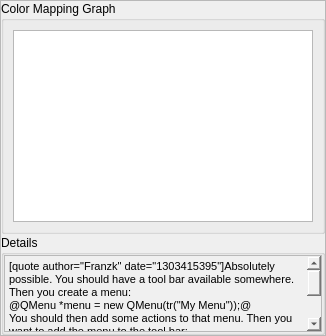
         <widget class="QFrame" name="frame_7">
          <property name="frameShape">
           <enum>QFrame::StyledPanel</enum>
          </property>
          <property name="frameShadow">
           <enum>QFrame::Raised</enum>
          </property>
          <layout class="QGridLayout" name="gridLayout_26">
           <property name="leftMargin">
            <number>0</number>
           </property>
           <property name="topMargin">
            <number>0</number>
           </property>
           <property name="rightMargin">
            <number>0</number>
           </property>
           <property name="bottomMargin">
            <number>0</number>
           </property>
           <property name="spacing">
            <number>1</number>
           </property>
           <item row="1" column="0">
            <widget class="QGroupBox" name="groupBox_21">
             <property name="minimumSize">
              <size>
               <width>0</width>
               <height>100</height>
              </size>
             </property>
             <property name="maximumSize">
              <size>
               <width>16777215</width>
               <height>100</height>
              </size>
             </property>
             <property name="title">
              <string>Details</string>
             </property>
             <layout class="QGridLayout" name="gridLayout_27">
              <property name="leftMargin">
               <number>0</number>
              </property>
              <property name="topMargin">
               <number>0</number>
              </property>
              <property name="rightMargin">
               <number>0</number>
              </property>
              <property name="bottomMargin">
               <number>0</number>
              </property>
              <item row="0" column="0">
               <widget class="QTextBrowser" name="textBrowser_2">
                <property name="styleSheet">
                 <string notr="true">background-color: rgb(240, 240, 240);
</string>
                </property>
                <property name="html">
                 <string>&lt;!DOCTYPE HTML PUBLIC &quot;-//W3C//DTD HTML 4.0//EN&quot; &quot;http://www.w3.org/TR/REC-html40/strict.dtd&quot;&gt;
&lt;html&gt;&lt;head&gt;&lt;meta name=&quot;qrichtext&quot; content=&quot;1&quot; /&gt;&lt;style type=&quot;text/css&quot;&gt;
p, li { white-space: pre-wrap; }
&lt;/style&gt;&lt;/head&gt;&lt;body style=&quot; font-family:'MS Shell Dlg 2'; font-size:8.25pt; font-weight:400; font-style:normal;&quot;&gt;
&lt;p style=&quot; margin-top:0px; margin-bottom:0px; margin-left:0px; margin-right:0px; -qt-block-indent:0; text-indent:0px;&quot;&gt;&lt;span style=&quot; font-size:8pt;&quot;&gt;[quote author=&amp;quot;Franzk&amp;quot; date=&amp;quot;1303415395&amp;quot;]Absolutely possible. You should have a tool bar available somewhere. Then you create a menu:&lt;/span&gt;&lt;/p&gt;
&lt;p style=&quot; margin-top:0px; margin-bottom:0px; margin-left:0px; margin-right:0px; -qt-block-indent:0; text-indent:0px;&quot;&gt;&lt;span style=&quot; font-size:8pt;&quot;&gt;@QMenu *menu = new QMenu(tr(&amp;quot;My Menu&amp;quot;));@&lt;/span&gt;&lt;/p&gt;
&lt;p style=&quot; margin-top:0px; margin-bottom:0px; margin-left:0px; margin-right:0px; -qt-block-indent:0; text-indent:0px;&quot;&gt;&lt;span style=&quot; font-size:8pt;&quot;&gt;You should then add some actions to that menu. Then you want to add the menu to the tool bar:&lt;/span&gt;&lt;/p&gt;
&lt;p style=&quot; margin-top:0px; margin-bottom:0px; margin-left:0px; margin-right:0px; -qt-block-indent:0; text-indent:0px;&quot;&gt;&lt;span style=&quot; font-size:8pt;&quot;&gt;@theTargetToolBar-&amp;gt;addAction(menu-&amp;gt;menuAction());@&lt;/span&gt;&lt;/p&gt;
&lt;p style=&quot; margin-top:0px; margin-bottom:0px; margin-left:0px; margin-right:0px; -qt-block-indent:0; text-indent:0px;&quot;&gt;&lt;span style=&quot; font-size:8pt;&quot;&gt;You probably want to have some sort of icon:&lt;/span&gt;&lt;/p&gt;
&lt;p style=&quot; margin-top:0px; margin-bottom:0px; margin-left:0px; margin-right:0px; -qt-block-indent:0; text-indent:0px;&quot;&gt;&lt;span style=&quot; font-size:8pt;&quot;&gt;@menu-&amp;gt;menuAction()-&amp;gt;setIcon(myIcon);@&lt;/span&gt;&lt;/p&gt;
&lt;p style=&quot; margin-top:0px; margin-bottom:0px; margin-left:0px; margin-right:0px; -qt-block-indent:0; text-indent:0px;&quot;&gt;&lt;span style=&quot; font-size:8pt;&quot;&gt;Make the necessary connections for the actions in your menu, and don't forget to connect the menuAction()'s triggered, toggled or whatever signal to your desired default action.[/quote]&lt;/span&gt;&lt;/p&gt;
&lt;p style=&quot;-qt-paragraph-type:empty; margin-top:0px; margin-bottom:0px; margin-left:0px; margin-right:0px; -qt-block-indent:0; text-indent:0px; font-size:8pt;&quot;&gt;&lt;br /&gt;&lt;/p&gt;
&lt;p style=&quot; margin-top:0px; margin-bottom:0px; margin-left:0px; margin-right:0px; -qt-block-indent:0; text-indent:0px;&quot;&gt;&lt;span style=&quot; font-size:8pt;&quot;&gt;So I see that this works too. (At least it renders the same on Windows 7...)&lt;/span&gt;&lt;/p&gt;
&lt;p style=&quot;-qt-paragraph-type:empty; margin-top:0px; margin-bottom:0px; margin-left:0px; margin-right:0px; -qt-block-indent:0; text-indent:0px; font-size:8pt;&quot;&gt;&lt;br /&gt;&lt;/p&gt;
&lt;p style=&quot; margin-top:0px; margin-bottom:0px; margin-left:0px; margin-right:0px; -qt-block-indent:0; text-indent:0px;&quot;&gt;&lt;span style=&quot; font-size:8pt;&quot;&gt;What is the actual difference between Volker's solution and Franzk's solution?&lt;/span&gt;&lt;/p&gt;
&lt;p style=&quot;-qt-paragraph-type:empty; margin-top:0px; margin-bottom:0px; margin-left:0px; margin-right:0px; -qt-block-indent:0; text-indent:0px; font-size:8pt;&quot;&gt;&lt;br /&gt;&lt;/p&gt;
&lt;p style=&quot; margin-top:0px; margin-bottom:0px; margin-left:0px; margin-right:0px; -qt-block-indent:0; text-indent:0px;&quot;&gt;&lt;span style=&quot; font-size:8pt;&quot;&gt;Is there some kind of automatic stuff happening in one vs. the other? Just trying to understand how Qt designed and meant to be used.&lt;/span&gt;&lt;/p&gt;
&lt;p style=&quot;-qt-paragraph-type:empty; margin-top:0px; margin-bottom:0px; margin-left:0px; margin-right:0px; -qt-block-indent:0; text-indent:0px; font-size:8pt;&quot;&gt;&lt;br /&gt;&lt;/p&gt;
&lt;p style=&quot; margin-top:0px; margin-bottom:0px; margin-left:0px; margin-right:0px; -qt-block-indent:0; text-indent:0px;&quot;&gt;&lt;span style=&quot; font-size:8pt;&quot;&gt;Thank you.&lt;/span&gt;&lt;/p&gt;&lt;/body&gt;&lt;/html&gt;</string>
                </property>
                <property name="openExternalLinks">
                 <bool>true</bool>
                </property>
               </widget>
              </item>
             </layout>
            </widget>
           </item>
           <item row="0" column="0">
            <widget class="QGroupBox" name="groupBox_22">
             <property name="title">
              <string>Color Mapping Graph</string>
             </property>
             <layout class="QGridLayout" name="gridLayout_28">
              <item row="0" column="0">
               <widget class="QGraphicsView" name="graphicsView_2">
                <property name="minimumSize">
                 <size>
                  <width>300</width>
                  <height>0</height>
                 </size>
                </property>
               </widget>
              </item>
             </layout>
            </widget>
           </item>
          </layout>
         </widget>
